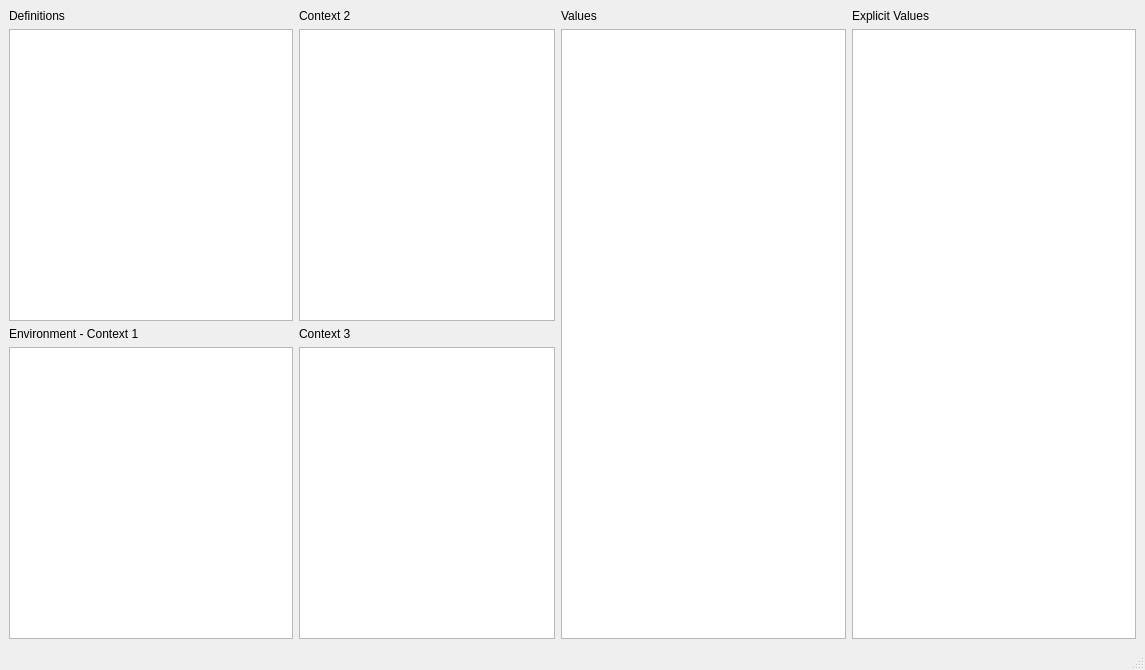
<?xml version="1.0" encoding="UTF-8"?>
<ui version="4.0">
 <class>MainWindow</class>
 <widget class="QMainWindow" name="MainWindow">
  <property name="geometry">
   <rect>
    <x>0</x>
    <y>0</y>
    <width>1145</width>
    <height>670</height>
   </rect>
  </property>
  <property name="windowTitle">
   <string>MainWindow</string>
  </property>
  <widget class="QWidget" name="centralwidget">
   <layout class="QGridLayout" name="gridLayout">
    <item row="0" column="0">
     <widget class="QLabel" name="label">
      <property name="text">
       <string>Definitions</string>
      </property>
     </widget>
    </item>
    <item row="0" column="3">
     <widget class="QLabel" name="label_5">
      <property name="text">
       <string>Values</string>
      </property>
     </widget>
    </item>
    <item row="0" column="4">
     <widget class="QLabel" name="label_6">
      <property name="text">
       <string>Explicit Values</string>
      </property>
     </widget>
    </item>
    <item row="1" column="0">
     <widget class="QTreeView" name="definitionsTreeView">
      <property name="contextMenuPolicy">
       <enum>Qt::ActionsContextMenu</enum>
      </property>
     </widget>
    </item>
    <item row="1" column="1" colspan="2">
     <widget class="QTreeView" name="ctx2TreeView">
      <property name="contextMenuPolicy">
       <enum>Qt::ActionsContextMenu</enum>
      </property>
     </widget>
    </item>
    <item row="1" column="3" rowspan="3">
     <widget class="QTreeView" name="valuesTreeView">
      <property name="contextMenuPolicy">
       <enum>Qt::ActionsContextMenu</enum>
      </property>
     </widget>
    </item>
    <item row="1" column="4" rowspan="3">
     <widget class="QTreeView" name="explicitValuesTreeView">
      <property name="contextMenuPolicy">
       <enum>Qt::ActionsContextMenu</enum>
      </property>
     </widget>
    </item>
    <item row="2" column="0">
     <widget class="QLabel" name="label_2">
      <property name="text">
       <string>Environment - Context 1</string>
      </property>
     </widget>
    </item>
    <item row="3" column="0">
     <widget class="QTreeView" name="environmentTreeView">
      <property name="contextMenuPolicy">
       <enum>Qt::ActionsContextMenu</enum>
      </property>
     </widget>
    </item>
    <item row="3" column="1" colspan="2">
     <widget class="QTreeView" name="ctx3TreeView">
      <property name="contextMenuPolicy">
       <enum>Qt::ActionsContextMenu</enum>
      </property>
     </widget>
    </item>
    <item row="0" column="1" colspan="2">
     <widget class="QLabel" name="label_3">
      <property name="text">
       <string>Context 2</string>
      </property>
     </widget>
    </item>
    <item row="2" column="1" colspan="2">
     <widget class="QLabel" name="label_4">
      <property name="text">
       <string>Context 3</string>
      </property>
     </widget>
    </item>
   </layout>
  </widget>
  <widget class="QMenuBar" name="menubar">
   <property name="geometry">
    <rect>
     <x>0</x>
     <y>0</y>
     <width>1145</width>
     <height>21</height>
    </rect>
   </property>
  </widget>
  <widget class="QStatusBar" name="statusbar"/>
  <action name="actionAdd_variable_definition">
   <property name="text">
    <string>Add variable definition</string>
   </property>
  </action>
  <action name="actionAdd_definition_group">
   <property name="text">
    <string>Add definition group</string>
   </property>
  </action>
  <action name="actionReload_environment">
   <property name="text">
    <string>Reload environment</string>
   </property>
  </action>
  <action name="actionAdd_variable_to_context_2">
   <property name="text">
    <string>Add variable to context</string>
   </property>
  </action>
  <action name="actionAdd_variable_to_context_3">
   <property name="text">
    <string>Add variable to context</string>
   </property>
  </action>
 </widget>
 <resources/>
 <connections/>
</ui>
